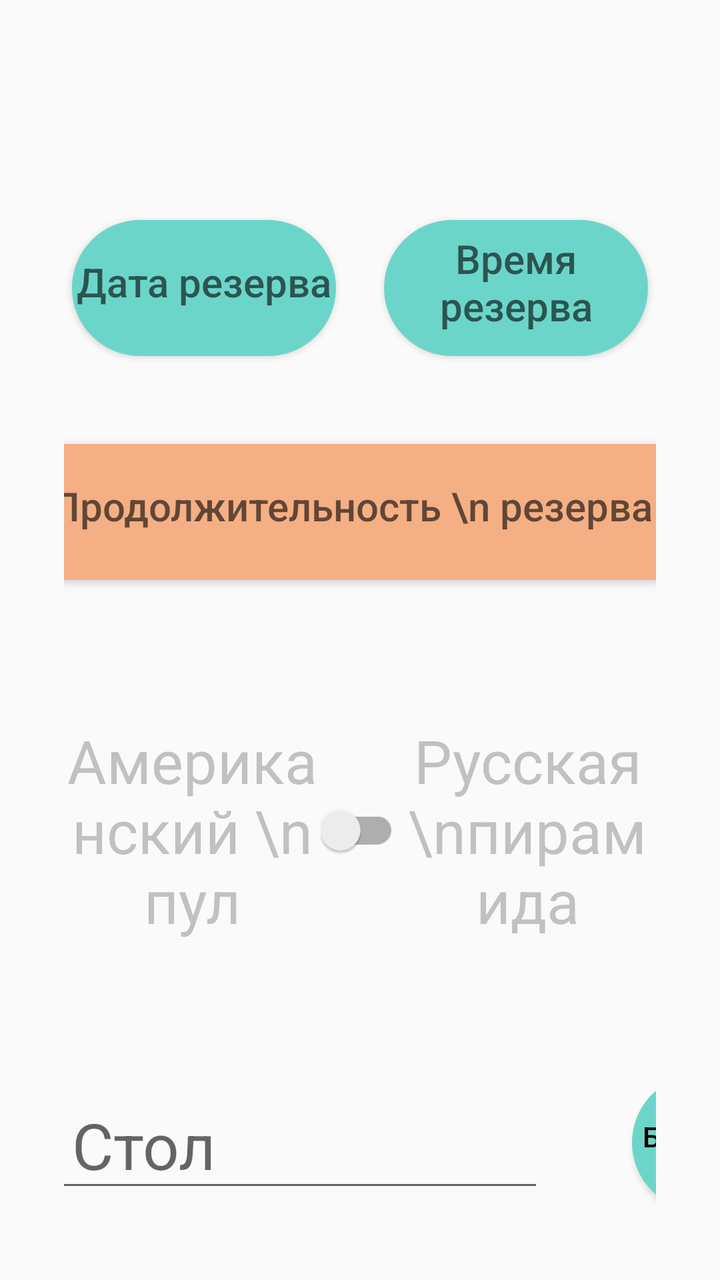
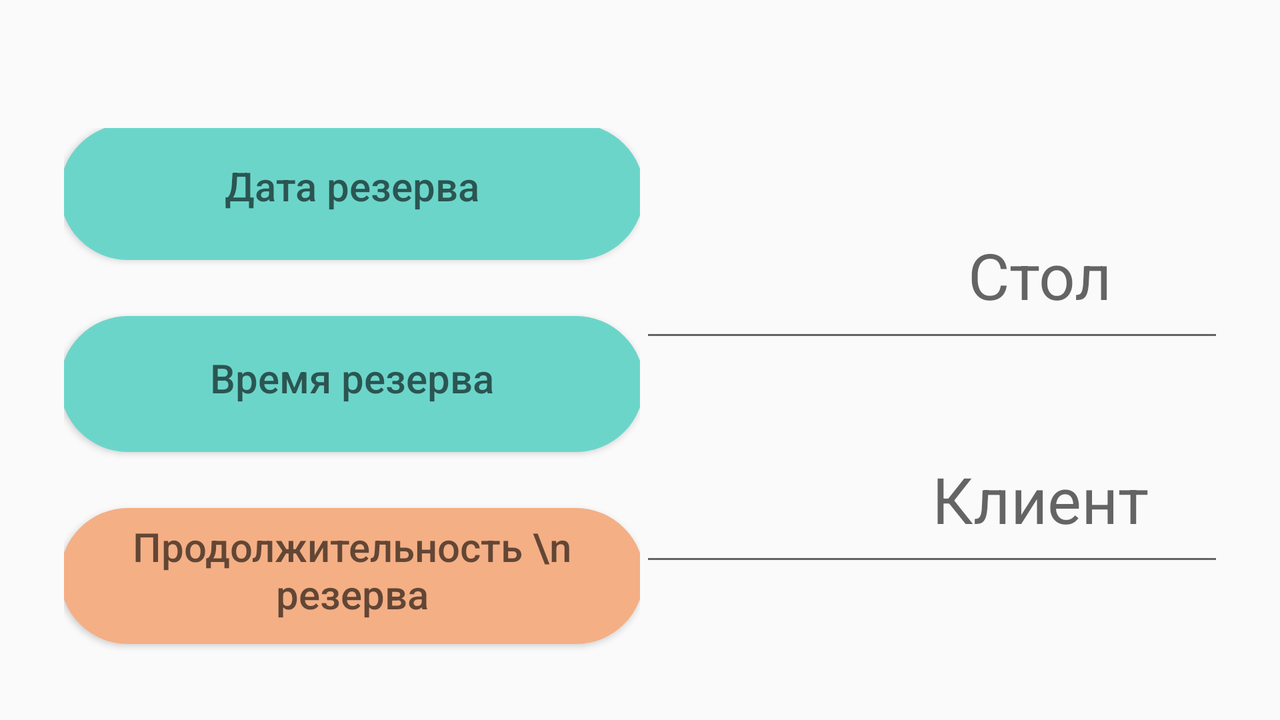

First picture: res/layout/ on a phone held upright. Second picture: the repository's own variant of that layout, on a device whose configuration matches the variant's folder. Source for both follows.
<!-- AndroidManifest.xml: application theme Theme.Billiard -->
<!-- res/layout/activity_new_order.xml -->
<?xml version="1.0" encoding="utf-8"?>
<RelativeLayout xmlns:android="http://schemas.android.com/apk/res/android"
    xmlns:app="http://schemas.android.com/apk/res-auto"
    xmlns:tools="http://schemas.android.com/tools"
    android:layout_width="match_parent"
    android:layout_height="match_parent"
    android:gravity="center_horizontal"
    android:padding="32dp"
    tools:context=".NewOrderActivity">

    <LinearLayout
        android:id="@+id/linTime"
        android:layout_width="match_parent"
        android:layout_height="wrap_content"
        android:layout_marginTop="72dp"
        android:layout_centerHorizontal="true"
        android:gravity="center"
        android:orientation="horizontal">

        <Button
            android:id="@+id/btnNewReserveDate"
            android:layout_width="400sp"
            android:layout_height="80dp"
            android:layout_marginEnd="8dp"
            android:layout_weight="1"
            android:background="@drawable/btn_style_1"
            android:clickable="true"
            android:focusable="true"
            android:gravity="center"
            android:hint="Дата резерва"
            android:textSize="20sp" />

        <Button
            android:id="@+id/btnNewReserveTime"
            android:layout_width="400sp"
            android:layout_height="80dp"
            android:layout_marginStart="8dp"
            android:layout_weight="1"
            android:background="@drawable/btn_style_1"
            android:clickable="true"
            android:focusable="true"
            android:gravity="center"
            android:hint="Время резерва"
            android:textSize="20sp" />

    </LinearLayout>

    <LinearLayout
        android:id="@+id/linDuration"
        android:layout_width="match_parent"
        android:layout_height="wrap_content"
        android:layout_below="@id/linTime"
        android:layout_centerHorizontal="true"
        android:layout_marginTop="32dp"
        android:gravity="center"
        android:orientation="horizontal">

        <Button
            android:id="@+id/btnNewReserveDuration"
            android:layout_width="400dp"
            android:layout_height="80dp"
            android:layout_marginEnd="8dp"
            android:background="@drawable/btn_style_6"
            android:clickable="true"
            android:focusable="true"
            android:gravity="center"
            android:hint="Продолжительность \n резерва"
            android:textSize="20sp" />

    </LinearLayout>

    <LinearLayout
        android:id="@+id/linType"
        android:layout_width="match_parent"
        android:layout_marginTop="64dp"
        android:layout_below="@id/linDuration"
        android:layout_height="wrap_content"
        android:layout_centerHorizontal="true"
        android:orientation="horizontal">

        <TextView
            android:id="@+id/tvPool"
            android:layout_width="0dp"
            android:layout_height="match_parent"
            android:layout_weight="1"
            android:gravity="center"
            android:hint="Американский \n пул"
            android:textColorHint="@color/grey"
            android:textColor="@color/black"
            android:textSize="30sp" />

        <android.support.v7.widget.SwitchCompat
            android:id="@+id/switchTypeTable"
            android:layout_width="wrap_content"
            android:layout_height="match_parent"
            android:checked="false"
            android:theme="@style/MySwitch" />

        <TextView
            android:id="@+id/tvPyramid"
            android:layout_width="0dp"
            android:layout_height="match_parent"
            android:layout_weight="1"
            android:gravity="center"
            android:textColorHint="@color/grey"
            android:textColor="@color/black"
            android:textSize="30sp"
            android:hint="Русская \nпирамида" />

    </LinearLayout>

    <LinearLayout
        android:id="@+id/linTable"
        android:layout_width="match_parent"
        android:layout_height="wrap_content"
        android:layout_below="@id/linType"
        android:layout_centerHorizontal="true"
        android:layout_marginTop="64dp"
        android:gravity="center"
        android:orientation="horizontal">

        <AutoCompleteTextView
            android:id="@+id/actvFreeTable"
            android:layout_width="400sp"
            android:layout_height="wrap_content"
            android:layout_marginRight="32dp"
            android:clickable="true"
            android:ems="10"
            android:focusable="true"
            android:gravity="center"
            android:hint="Стол"
            android:textIsSelectable="true"
            android:textSize="32sp" />

        <Button
            android:id="@+id/btnCash"
            android:layout_width="80dp"
            android:layout_height="80dp"
            android:layout_marginStart="8dp"
            android:layout_marginEnd="8dp"
            android:background="@drawable/btn_style_1"
            android:gravity="center"
            android:textColor="@color/black"
            android:text="Без нал."
            android:textSize="14sp" />

        <Button
            android:id="@+id/btnBron"
            android:layout_width="80dp"
            android:layout_height="80dp"
            android:layout_marginStart="8dp"
            android:background="@drawable/btn_style_1"
            android:gravity="center"
            android:text="Бронь"
            android:textSize="14sp" />

    </LinearLayout>

    <LinearLayout
        android:id="@+id/linClient"
        android:layout_width="wrap_content"
        android:layout_height="wrap_content"
        android:layout_below="@id/linTable"
        android:layout_centerHorizontal="true"
        android:layout_marginTop="32dp">

        <AutoCompleteTextView
            android:id="@+id/actvClient"
            android:layout_width="500sp"
            android:layout_height="wrap_content"
            android:layout_marginRight="32dp"
            android:clickable="true"
            android:ems="10"
            android:focusable="true"
            android:gravity="center"
            android:hint="Клиент"
            android:textSize="32sp" />

        <Button
            android:id="@+id/btnCreateClient"
            android:layout_width="80dp"
            android:layout_height="80dp"
            android:background="@drawable/btn_style_1"
            android:clickable="true"
            android:focusable="true"
            android:gravity="center"
            android:text="+"
            android:textSize="40sp" />
    </LinearLayout>

    <Button
        android:id="@+id/btnCreateReserve"
        android:layout_width="400dp"
        android:layout_height="90dp"
        android:layout_below="@id/linClient"
        android:layout_centerHorizontal="true"
        android:layout_marginTop="80dp"
        android:background="@drawable/btn_style_1"
        android:clickable="true"
        android:focusable="true"
        android:gravity="center"
        android:text="Создать резерв"
        android:textColor="@color/black"
        android:textSize="24sp" />
</RelativeLayout>
<!-- resources referenced by this layout -->
<resources>
  <color name="black">#FF000000</color>
  <color name="grey">#C1C0C3</color>
  <!-- drawable btn_style_1 (drawable-v24) -->
  <?xml version="1.0" encoding="utf-8"?>
  <inset xmlns:android="http://schemas.android.com/apk/res/android"
      xmlns:tools="http://schemas.android.com/tools"
      android:insetBottom="6dp"
      android:insetLeft="4dp"
      android:insetRight="4dp"
      android:insetTop="6dp">
      <ripple android:color="?attr/colorControlHighlight"
          tools:targetApi="lollipop">
          <item>
              <shape android:shape="rectangle"
                  android:tint="#6cd5ca">
                  <corners android:radius="35dp"/>
                  <solid android:color="#1a237e"/>
                  <padding android:bottom="6dp"/>
              </shape>
          </item>
      </ripple>
  </inset>
  <!-- drawable btn_style_6 (drawable-v24) -->
  <?xml version="1.0" encoding="utf-8"?>
  <inset xmlns:android="http://schemas.android.com/apk/res/android"
      xmlns:tools="http://schemas.android.com/tools"
      android:insetBottom="6dp"
      android:insetLeft="4dp"
      android:insetRight="4dp"
      android:insetTop="6dp">
      <ripple android:color="?attr/colorControlHighlight"
          tools:targetApi="lollipop">
          <item>
              <shape android:shape="rectangle"
                  android:tint="#f4af85">
                  <corners android:radius="35dp"/>
                  <solid android:color="#1a237e"/>
                  <padding android:bottom="6dp"/>
              </shape>
          </item>
      </ripple>
  </inset>
  <style name="Theme.Billiard" parent="Theme.AppCompat.Light.DarkActionBar">
          
          <item name="colorPrimary">@color/purple_500</item>
          <item name="colorPrimaryDark">@color/purple_700</item>
          <item name="colorAccent">@color/teal_200</item>
          
      </style>
  <color name="purple_500">#FF6200EE</color>
  <color name="purple_700">#FF3700B3</color>
  <color name="teal_200">#FF03DAC5</color>
</resources>
<!-- res/layout-land/activity_new_order.xml (the author's variant of the layout above) -->
<!-- drawn on the phone turned sideways -->
<?xml version="1.0" encoding="utf-8"?>
<RelativeLayout xmlns:android="http://schemas.android.com/apk/res/android"
    xmlns:app="http://schemas.android.com/apk/res-auto"
    xmlns:tools="http://schemas.android.com/tools"
    android:layout_width="match_parent"
    android:layout_height="match_parent"
    android:gravity="center_horizontal"
    android:padding="32dp"
    tools:context=".NewOrderActivity">

    <LinearLayout
        android:id="@+id/linTime"
        android:layout_width="match_parent"
        android:layout_height="wrap_content"
        android:layout_centerHorizontal="true"
        android:layout_marginTop="32dp"
        android:gravity="center"
        android:orientation="horizontal">

        <LinearLayout
            android:id="@+id/linTime2"
            android:layout_width="0dp"
            android:layout_height="wrap_content"
            android:layout_gravity="top"
            android:layout_weight="1"
            android:gravity="center"
            android:orientation="vertical">


            <Button
                android:id="@+id/btnNewReserveDate"
                android:layout_width="300dp"
                android:layout_height="80dp"
                android:layout_marginTop="32dp"
                android:layout_marginBottom="8dp"
                android:background="@drawable/btn_style_1"
                android:clickable="true"
                android:focusable="true"
                android:gravity="center"
                android:hint="Дата резерва"
                android:textSize="20sp" />

            <Button
                android:id="@+id/btnNewReserveTime"
                android:layout_width="300dp"
                android:layout_height="80dp"
                android:layout_marginTop="8dp"
                android:layout_marginBottom="8dp"
                android:background="@drawable/btn_style_1"
                android:clickable="true"
                android:focusable="true"
                android:gravity="center"
                android:hint="Время резерва"
                android:textSize="20sp" />

            <Button
                android:id="@+id/btnNewReserveDuration"
                android:layout_width="300dp"
                android:layout_height="80dp"
                android:layout_marginTop="8dp"
                android:layout_marginBottom="8dp"
                android:background="@drawable/btn_style_6"
                android:clickable="true"
                android:focusable="true"
                android:gravity="center"
                android:hint="Продолжительность \n резерва"
                android:textSize="20sp" />

            <LinearLayout
                android:id="@+id/linType"
                android:layout_width="match_parent"
                android:layout_height="wrap_content"
                android:layout_centerHorizontal="true"
                android:layout_marginTop="32dp"
                android:orientation="horizontal">

                <TextView
                    android:id="@+id/tvPool"
                    android:layout_width="0dp"
                    android:layout_height="match_parent"
                    android:layout_weight="1"
                    android:gravity="center"
                    android:hint="Американский  \nпул"
                    android:textColor="@color/black"
                    android:textColorHint="@color/grey"
                    android:textSize="20sp" />

                <android.support.v7.widget.SwitchCompat
                    android:id="@+id/switchTypeTable"
                    android:layout_width="wrap_content"
                    android:layout_height="match_parent"
                    android:checked="false"
                    android:theme="@style/MySwitch" />

                <TextView
                    android:id="@+id/tvPyramid"
                    android:layout_width="0dp"
                    android:layout_height="match_parent"
                    android:layout_weight="1"
                    android:gravity="center"
                    android:hint="Русская \nпирамида"
                    android:textColor="@color/black"
                    android:textColorHint="@color/grey"
                    android:textSize="20sp" />

            </LinearLayout>

        </LinearLayout>

        <LinearLayout
            android:id="@+id/linTime1"
            android:layout_width="0dp"
            android:layout_height="wrap_content"
            android:layout_gravity="top"
            android:layout_weight="1"
            android:gravity="center"
            android:orientation="vertical">

            <LinearLayout
                android:id="@+id/linClient"
                android:layout_width="wrap_content"
                android:layout_height="wrap_content"
                android:layout_marginTop="32dp">

            <AutoCompleteTextView
                android:id="@+id/actvFreeTable"
                android:layout_width="400sp"
                android:layout_height="match_parent"
                android:layout_marginEnd="16dp"
                android:clickable="true"
                android:ems="10"
                android:focusable="true"
                android:gravity="center"
                android:hint="Стол"
                android:textIsSelectable="true"
                android:textSize="32sp" />

                <Button
                    android:id="@+id/btnBron"
                    android:layout_width="80dp"
                    android:layout_height="80dp"
                    android:background="@drawable/btn_style_1"
                    android:clickable="true"
                    android:focusable="true"
                    android:gravity="center"
                    android:hint="Бронь"
                    android:textSize="14sp" />

            </LinearLayout>

            <LinearLayout
                android:layout_width="wrap_content"
                android:layout_height="wrap_content"
                android:layout_marginTop="32dp">

                <AutoCompleteTextView
                    android:id="@+id/actvClient"
                    android:layout_width="400sp"
                    android:layout_height="match_parent"
                    android:layout_marginEnd="16dp"
                    android:clickable="true"
                    android:ems="10"
                    android:focusable="true"
                    android:gravity="center"
                    android:hint="Клиент"
                    android:textSize="32sp" />


                <Button
                    android:id="@+id/btnCreateClient"
                    android:layout_width="80dp"
                    android:layout_height="80dp"
                    android:background="@drawable/btn_style_1"
                    android:clickable="true"
                    android:focusable="true"
                    android:gravity="center"
                    android:text="+"
                    android:textSize="40sp" />
            </LinearLayout>

        </LinearLayout>

    </LinearLayout>

    <Button
        android:id="@+id/btnCreateReserve"
        android:layout_width="400dp"
        android:layout_height="90dp"
        android:layout_below="@id/linTime"
        android:layout_centerHorizontal="true"
        android:layout_marginTop="64dp"
        android:background="@drawable/btn_style_1"
        android:clickable="true"
        android:focusable="true"
        android:gravity="center"
        android:onClick="showDialogAlertCreateReserve"
        android:text="Создать резерв"
        android:textColor="@color/black"
        android:textSize="24sp" />
</RelativeLayout>
